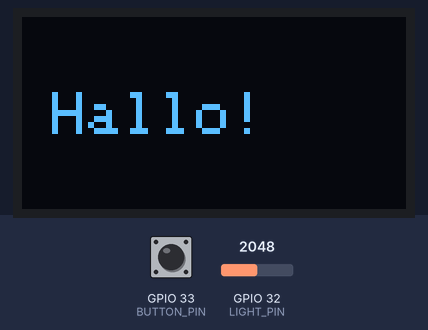
Bench run of a program on a simulated ESP32. Parts: 128×64 one-colour display. The test bench sets the inputs (shaded band); at power-on: GPIO 33 (BUTTON_PIN) HIGH, GPIO 32 (LIGHT_PIN) = 2048.

Above: at 1.2 s.
1.3 s: GPIO 33 (BUTTON_PIN) pulled LOW for 0.15 s
At 2.5 s:
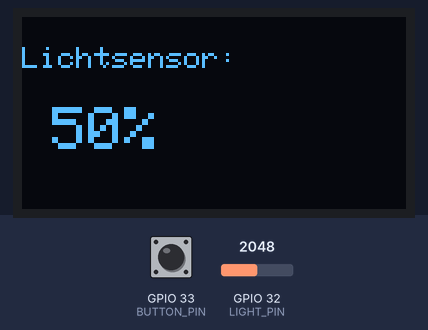
2.9 s: GPIO 33 (BUTTON_PIN) pulled LOW for 1 s
At 4.0 s:
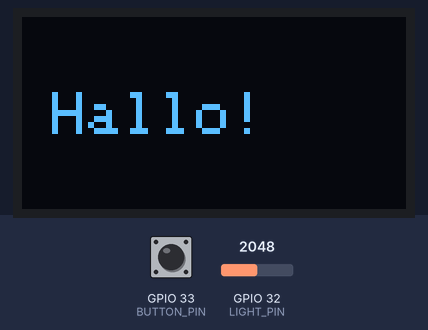
5.4 s: GPIO 33 (BUTTON_PIN) pulled LOW for 3.2 s
At 6.8 s:
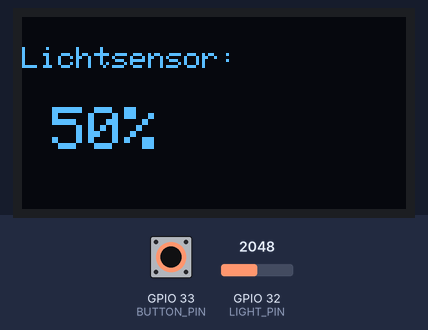
10.1 s: GPIO 32 (LIGHT_PIN) set to 2866
At 11.5 s:
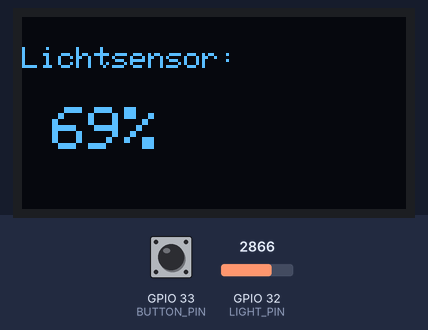
11.8 s: GPIO 32 (LIGHT_PIN) set to 3603
At 13.0 s:
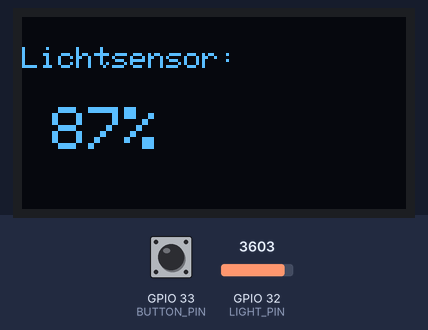
13.4 s: GPIO 32 (LIGHT_PIN) set to 4095
At 14.6 s:
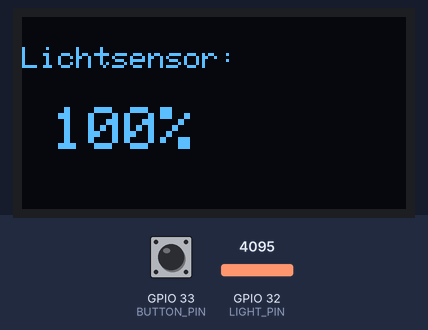
Timing chart, 0 to 16.0 s (numbered marks = the images above; inputs shaded):
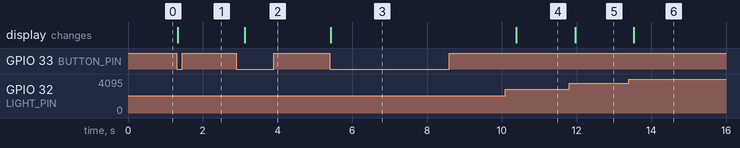

The program:

main.cpp
```cpp
#include <Arduino.h>
#include <Wire.h>
#include <Adafruit_GFX.h>
#include <Adafruit_SSD1306.h>

// Display-Größe
#define SCREEN_WIDTH 128
#define SCREEN_HEIGHT 64

// Pins
#define OLED_SDA 21
#define OLED_SCL 22
#define BUTTON_PIN 33
#define LIGHT_PIN 32

Adafruit_SSD1306 display(SCREEN_WIDTH, SCREEN_HEIGHT, &Wire, -1);

// Variablen
int page = 0;                  // aktuelle Seite (0 = Willkommen, 1 = Lichtsensor)
int lastButtonState = HIGH;    // vorheriger Buttonzustand
int currentButtonState = HIGH; // aktueller Zustand

void showWelcomePage() {
  display.clearDisplay();
  display.setTextSize(2);
  display.setTextColor(SSD1306_WHITE);
  display.setCursor(10, 25);
  display.println("Hallo!");
  display.display();
}

void showLightPage() {
  int sensorWert = analogRead(LIGHT_PIN);
  int helligkeit = map(sensorWert, 0, 4095, 0, 100);
  if (helligkeit < 0) helligkeit = 0;
  if (helligkeit > 100) helligkeit = 100;

  display.clearDisplay();
  display.setTextSize(1);
  display.setTextColor(SSD1306_WHITE);
  display.setCursor(0, 10);
  display.println("Lichtsensor:");
  display.setTextSize(2);
  display.setCursor(10, 30);
  display.print(helligkeit);
  display.println("%");
  display.display();
}

void setup() {
  Serial.begin(9600);

  pinMode(BUTTON_PIN, INPUT_PULLUP);

  if(!display.begin(SSD1306_SWITCHCAPVCC, 0x3C)) {
    Serial.println("Fehler beim Initialisieren des Displays!");
    for(;;);
  }

  display.clearDisplay();
  showWelcomePage();
}

void loop() {
  currentButtonState = digitalRead(BUTTON_PIN);

  // Wenn der Button gerade gedrückt wurde (von HIGH -> LOW)
  if (currentButtonState == LOW && lastButtonState == HIGH) {
    page++;           // zur nächsten Seite wechseln
    if (page > 1) {   // nur zwei Seiten → zurück zu 0
      page = 0;
    }

    // Anzeige je nach Seite aktualisieren
    if (page == 0) {
      showWelcomePage();
    } else if (page == 1) {
      showLightPage();
    }

    delay(200); // kleine Pause gegen Prellen
  }

  lastButtonState = currentButtonState;

  // Wenn wir auf der Lichtsensor-Seite sind, regelmäßig aktualisieren
  if (page == 1) {
    showLightPage();
    delay(500);
  }
}
```

Measured:
- after the input at 1.3 s, the display: changes at once (image 1)
- after the input at 2.9 s, the display: changes after 0.23 s (image 2)
- after the input at 5.4 s, the display: changes at once (image 3)
- after the input at 10.1 s, the display: changes after 0.28 s (image 4)
- after the input at 11.8 s, the display: changes after 0.16 s (image 5)
- after the input at 13.4 s, the display: changes after 0.14 s (image 6)
